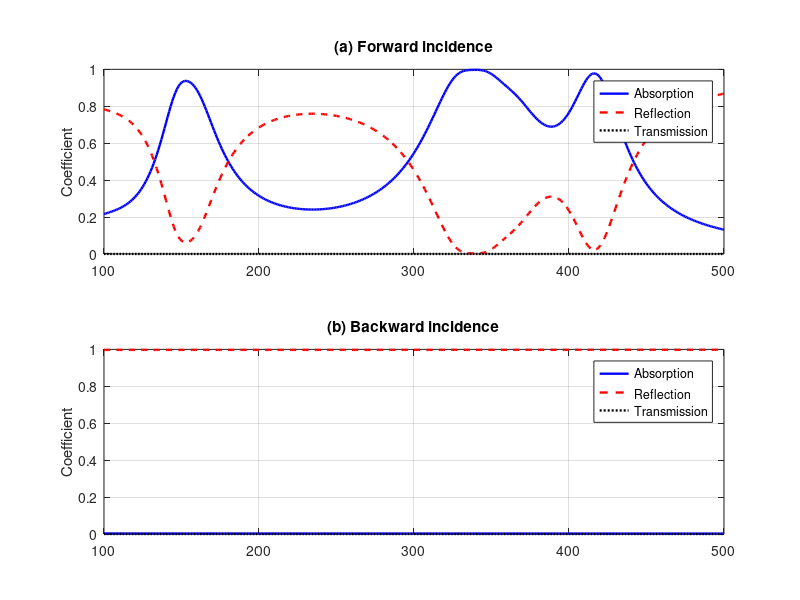

Source code (MATLAB):
clear;
clc;
close all;

%% 1. 频率与空气参数

f = 100:1:500;
omega = 2*pi*f;
Nf = length(f);

rho0 = 1.29;
c0 = 343;
eta = 1.89e-5;
kappa = 0.026;
Cv = 712;
gamma = 1.4;

P0 = rho0*c0^2/gamma;
Z0 = rho0*c0;

nu = eta/rho0;
mu_bar = kappa/(rho0*Cv);

%% 2. 四个单胞结构参数

Nc = 4;


t = 1e-3 * [
    2 2 2;
    2 2 2;
    2 2 2;
    2 2 2
];

% 微穿孔板孔径，单位 m

d = 1e-3 * [
    2.43 1.6628 0.243;
    3.6 1.5 0.26;
    3.15 0.79 0.15;
    2.98 0.56 0.15
];

% 两个腔体深度，单位 m

H = 1e-3 * [
    47 47;
    47 47;
    47 47;
    47 47
];

% 单胞横截面尺寸

W = 30e-3;
L = 30e-3;

% 微穿孔板孔数

n_holes = [
    1 1 1;
    1 1 1;
    1 1 1;
    1 1 1
];

% 穿孔率

phi = pi*d.^2.*n_holes/(4*W*L);

% 面积权重

area = W*L*ones(1,Nc);
weight = area/sum(area);

%% 3. 微穿孔板阻抗

Zp = zeros(Nc,3,Nf);

for s = 1:Nc

    for j = 1:3

        y = (d(s,j)/2)./sqrt(eta./(rho0*omega));

        q = y*sqrt(-1i);

        F = 1-2*besselj(1,q)./ ...
            (q.*besselj(0,q));

        Z_temp = ...
            1i*omega*rho0*t(s,j)./ ...
            (phi(s,j).*F) ...
            + sqrt(2)*eta*y./ ...
            (phi(s,j)*d(s,j)) ...
            + 1i*0.85*omega*rho0*d(s,j)/phi(s,j);

        Zp(s,j,:) = reshape(Z_temp,1,1,Nf);

    end

end

%% 4. Full Stinson Model

N = 200;

Sv = zeros(size(omega));
St = zeros(size(omega));

for m = 0:N

    am = (2*m+1)*pi/W;

    for n = 0:N

        bn = (2*n+1)*pi/L;

        lambda2 = am^2+bn^2;
        wmn = 1/(am^2*bn^2);

        Sv = Sv + wmn*lambda2./ ...
            (lambda2+1i*omega/nu);

        St = St + wmn*lambda2./ ...
            (lambda2+1i*omega/mu_bar);

    end

end

factor = 64/(W^2*L^2);

Fv = factor*Sv;
Ft = factor*St;

rho_eff = rho0./(1-Fv);

K_eff = gamma*P0./ ...
    (1+(gamma-1)*Ft);

k_eff = omega.*sqrt(rho_eff./K_eff);
Z_eff = sqrt(rho_eff.*K_eff);

%% 5. 四个单胞传递矩阵

T_cell = zeros(2,2,Nc,Nf);

for s = 1:Nc

    for ii = 1:Nf

        Tp1 = [1,Zp(s,1,ii);0,1];
        Tp2 = [1,Zp(s,2,ii);0,1];
        Tp3 = [1,Zp(s,3,ii);0,1];

        k = k_eff(ii);
        Z = Z_eff(ii);

        Tc1 = [
            cos(k*H(s,1)), ...
            1i*Z*sin(k*H(s,1));
            1i*sin(k*H(s,1))/Z, ...
            cos(k*H(s,1))
        ];

        Tc2 = [
            cos(k*H(s,2)), ...
            1i*Z*sin(k*H(s,2));
            1i*sin(k*H(s,2))/Z, ...
            cos(k*H(s,2))
        ];

        Tm = Tp1*Tc1*Tp2*Tc2*Tp3;

        T_cell(:,:,s,ii) = Tm;

    end

end

%% 6. 四单胞并联

T_total = zeros(2,2,Nf);

tau = zeros(1,Nf);
rf = zeros(1,Nf);
rb = zeros(1,Nf);

for ii = 1:Nf

    Y_total = zeros(2,2);

    for s = 1:Nc

        Tm = T_cell(:,:,s,ii);

        A = Tm(1,1);
        B = Tm(1,2);
        C = Tm(2,1);
        D = Tm(2,2);

        % 单胞导纳矩阵

        Ys = [
            D/B, C-A*D/B;
            1/B, -A/B
        ];

        % 面积加权并联

        Y_total = Y_total+weight(s)*Ys;

    end

    % 导纳矩阵恢复传递矩阵

    Y11 = Y_total(1,1);
    Y12 = Y_total(1,2);
    Y21 = Y_total(2,1);
    Y22 = Y_total(2,2);

    A = -Y22/Y21;
    B = 1/Y21;
    C = Y12-Y11*Y22/Y21;
    D = Y11/Y21;

    Tm = [A B;C D];

    T_total(:,:,ii) = Tm;

    % 散射参数
    % 适用于互易双端口

    den = A+B/Z0+C*Z0+D;

    tau(ii) = 2/den;

    rf(ii) = (A+B/Z0-C*Z0-D)/den;

    rb(ii) = (-A+B/Z0-C*Z0+D)/den;

end

%% 7. 正反向吸声

Rf = abs(rf).^2;
Rb = abs(rb).^2;
Tr = abs(tau).^2;

alpha_f = 1-Rf-Tr;
alpha_b = 1-Rb-Tr;

%% 8. 散射矩阵特征值

% 沿用原代码的排列方式：
%
% S = [tau rb;
%      rf  tau]
%
% 注意：这是重新排列的散射矩阵，
% 其特征值简并不等同于标准端口散射矩阵的EP。

delta = sqrt(rf.*rb);

lambda_plus = tau+delta;
lambda_minus = tau-delta;

EP_diff = abs(lambda_plus-lambda_minus);




%% 11. 四个相同单胞并联一致性验证

% 仅当四个单胞的参数完全相同时进行验证

same_t = all(all(abs(t-t(1,:))<1e-12));
same_d = all(all(abs(d-d(1,:))<1e-12));
same_H = all(all(abs(H-H(1,:))<1e-12));
same_n = all(all(n_holes==n_holes(1,:)));

if same_t && same_d && same_H && same_n

    max_error = 0;

    for ii = 1:Nf

        T_single = T_cell(:,:,1,ii);
        T_parallel = T_total(:,:,ii);

        error_now = max(abs(T_single(:)-T_parallel(:)));

        max_error = max(max_error,error_now);

    end

    fprintf('\n========== 并联一致性验证 ==========\n');
    fprintf('最大矩阵误差 = %.8e\n',max_error);

    if max_error < 1e-8
        fprintf('四单胞并联与单胞结果一致。\n');
    else
        warning('一致性验证未通过。');
    end

else

    fprintf('\n四单胞参数不同，跳过相同单胞验证。\n');

end

%% 12. 绘图

figure('Color','w','Position',[150 60 1050 900]);

subplot(2,1,1);

plot(f,alpha_f,'b-','LineWidth',1.7);
hold on;
plot(f,Rf,'r--','LineWidth',1.7);
plot(f,Tr,'k:','LineWidth',1.7);

title('(a) Forward incidence');
ylabel('Coefficient');

legend('Absorption','Reflection','Transmission', ...
    'Location','best');


grid on;
box on;

subplot(2,1,2);

plot(f,alpha_b,'b-','LineWidth',1.7);
hold on;
plot(f,Rb,'r--','LineWidth',1.7);
plot(f,Tr,'k:','LineWidth',1.7);

title('(b) Backward incidence');
ylabel('Coefficient');

legend('Absorption','Reflection','Transmission', ...
    'Location','best');

grid on;
box on;
